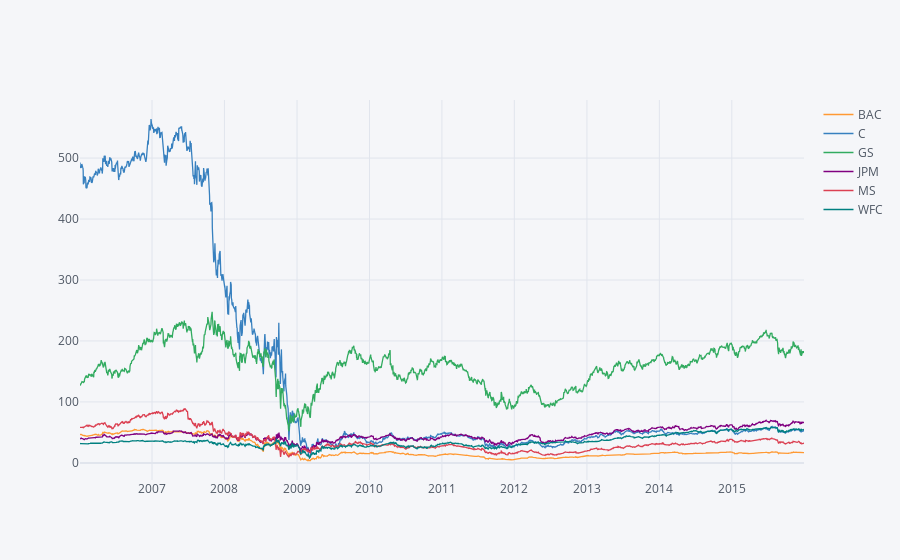

Notebook code cell kept with this figure:
### Code cell
# Using plotly library Creating a interactive line plot showing close price for each bank for the entire index of time.

bank_stocks.xs('Close', axis = 1, level = 'Stock Info').iplot()

### Figure 1 — Plotly figure (JSON) as saved in the notebook; plotly's stock layout.template omitted (floating-point values rounded to 4 significant figures; data arrays with more than 128 entries replaced by an {"elided": "..."} marker saying what was removed)
{"data": [{"line": {"color": "rgba(255, 153, 51, 1.0)", "dash": "solid", "shape": "linear", "width": 1.3}, "mode": "lines", "name": "BAC", "text": "", "type": "scatter", "x": {"elided": "2517 str values"}, "y": {"elided": "2517 float values"}}, {"line": {"color": "rgba(55, 128, 191, 1.0)", "dash": "solid", "shape": "linear", "width": 1.3}, "mode": "lines", "name": "C", "text": "", "type": "scatter", "x": {"elided": "2517 str values"}, "y": {"elided": "2517 float values"}}, {"line": {"color": "rgba(50, 171, 96, 1.0)", "dash": "solid", "shape": "linear", "width": 1.3}, "mode": "lines", "name": "GS", "text": "", "type": "scatter", "x": {"elided": "2517 str values"}, "y": {"elided": "2517 float values"}}, {"line": {"color": "rgba(128, 0, 128, 1.0)", "dash": "solid", "shape": "linear", "width": 1.3}, "mode": "lines", "name": "JPM", "text": "", "type": "scatter", "x": {"elided": "2517 str values"}, "y": {"elided": "2517 float values"}}, {"line": {"color": "rgba(219, 64, 82, 1.0)", "dash": "solid", "shape": "linear", "width": 1.3}, "mode": "lines", "name": "MS", "text": "", "type": "scatter", "x": {"elided": "2517 str values"}, "y": {"elided": "2517 float values"}}, {"line": {"color": "rgba(0, 128, 128, 1.0)", "dash": "solid", "shape": "linear", "width": 1.3}, "mode": "lines", "name": "WFC", "text": "", "type": "scatter", "x": {"elided": "2517 str values"}, "y": {"elided": "2517 float values"}}], "layout": {"legend": {"bgcolor": "#F5F6F9", "font": {"color": "#4D5663"}}, "paper_bgcolor": "#F5F6F9", "plot_bgcolor": "#F5F6F9", "title": {"font": {"color": "#4D5663"}}, "xaxis": {"gridcolor": "#E1E5ED", "showgrid": true, "tickfont": {"color": "#4D5663"}, "title": {"font": {"color": "#4D5663"}, "text": ""}, "zerolinecolor": "#E1E5ED"}, "yaxis": {"gridcolor": "#E1E5ED", "showgrid": true, "tickfont": {"color": "#4D5663"}, "title": {"font": {"color": "#4D5663"}, "text": ""}, "zerolinecolor": "#E1E5ED"}}}
